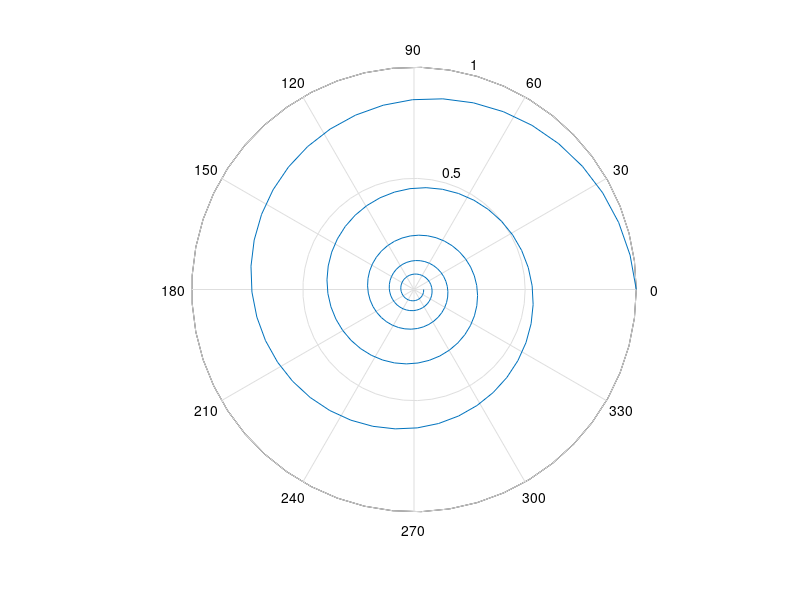

Recreate this plot in MATLAB.
%% Publishing Reports -A simple Example 
%% A Spiral Plot 
% Let us plot a spiral given by 
% r(t) = exp (-theta/10), 0 <= theta<= 10*pi'

%% Create vectors r and theta 
theta = linspace(0, 10*pi, 200); 
r= exp(-theta/10);

%% Now plot the theta vs r using polar plot 
polar(theta,r)


